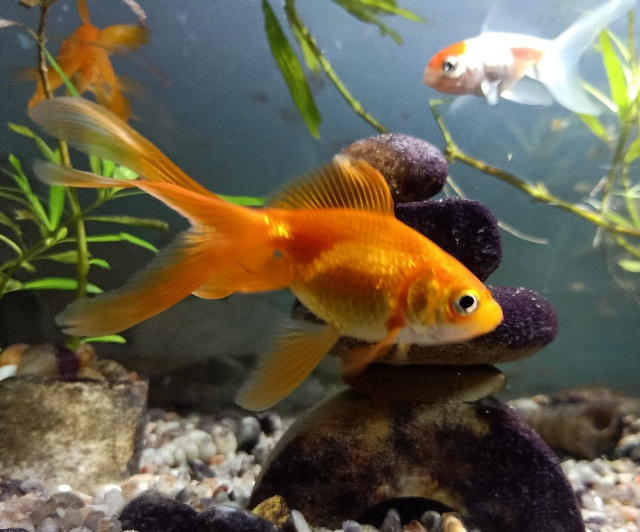
#> input picture Activity#1/logo.jpg, 640 x 532 px
$ python 1.py
#> lines starting #> are read from the running program, lines starting #| are printed output that depends on the picture
import cv2
import numpy as np
import math
import matplotlib.pyplot as mpimg

from matplotlib import pyplot as plt
from mpl_toolkits.mplot3d import Axes3D

IMG = cv2.imread('logo.jpg')
#> IMG is the input picture: shape (532, 640, 3); mean B, G, R 74.2, 94.3, 101.8

fig, plot = plt.subplots(2,4)
fig.suptitle('BGR VS RGB')


plot[0,0].imshow(IMG) # BGR
plot[0,0].set_title('BGR')
b, g, r = cv2.split(IMG)
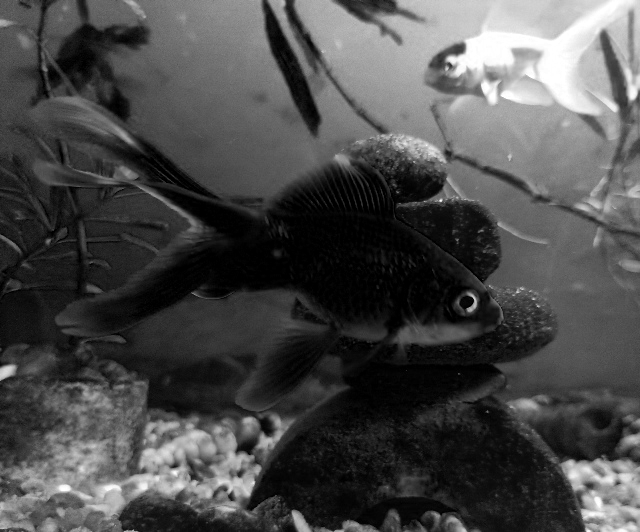
#> b: shape (532, 640); min 0, max 255, mean 74.2
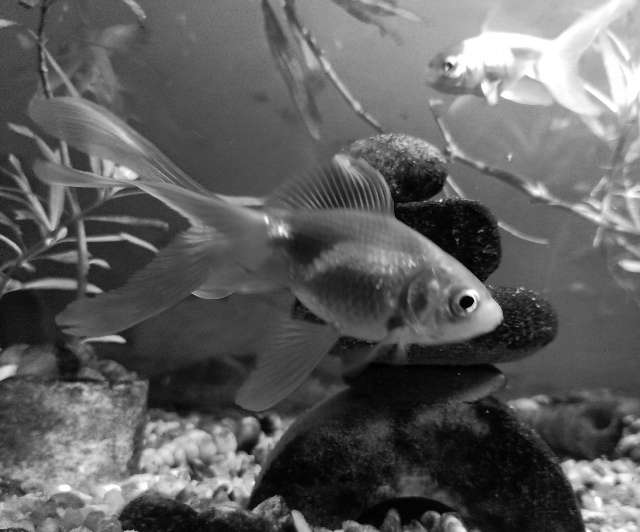
#> g: shape (532, 640); min 0, max 255, mean 94.3
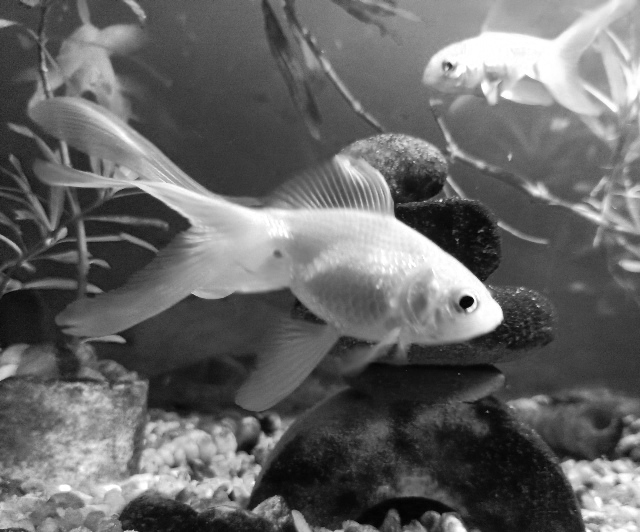
#> r: shape (532, 640); min 1, max 255, mean 101.8
plot[0,1].imshow(r,cmap='gray')
plot[0,1].set_title('R')
plot[0,2].imshow(g,cmap='gray')
plot[0,2].set_title('G')
plot[0,3].imshow(b,cmap='gray')
plot[0,3].set_title('B')

im_rgb = cv2.cvtColor(IMG, cv2.COLOR_BGR2RGB) # convert to RGB

plot[1,0].imshow(im_rgb)
plot[1,0].set_title('RGB')
b, g, r = cv2.split(im_rgb)
plot[1,1].imshow(r,cmap='gray')
plot[1,1].set_title('R')
plot[1,2].imshow(g,cmap='gray')
plot[1,2].set_title('G')
plot[1,3].imshow(b,cmap='gray')
plot[1,3].set_title('B')


plt.show() # display plot
#> figure, not shown here; B, G, R data is drawn as R, G, B


#> (the run stopped early here; a loop or call above may not have finished)
